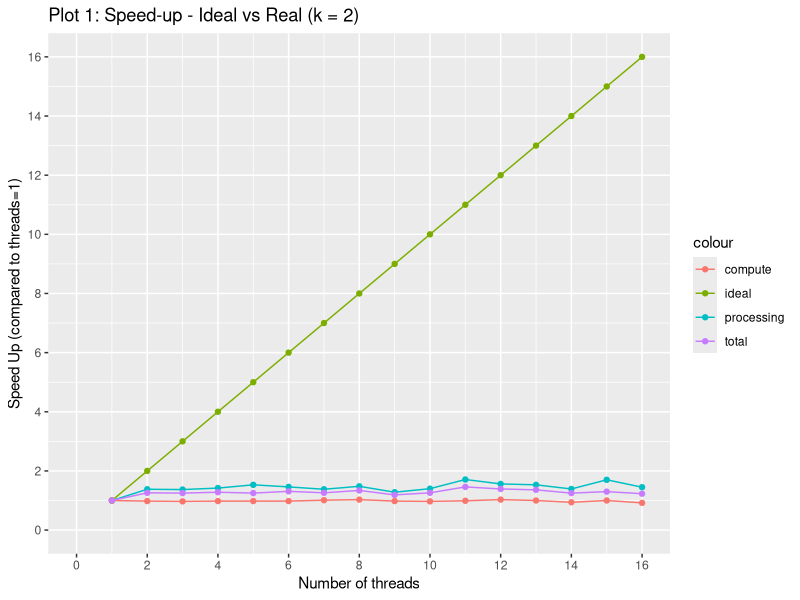
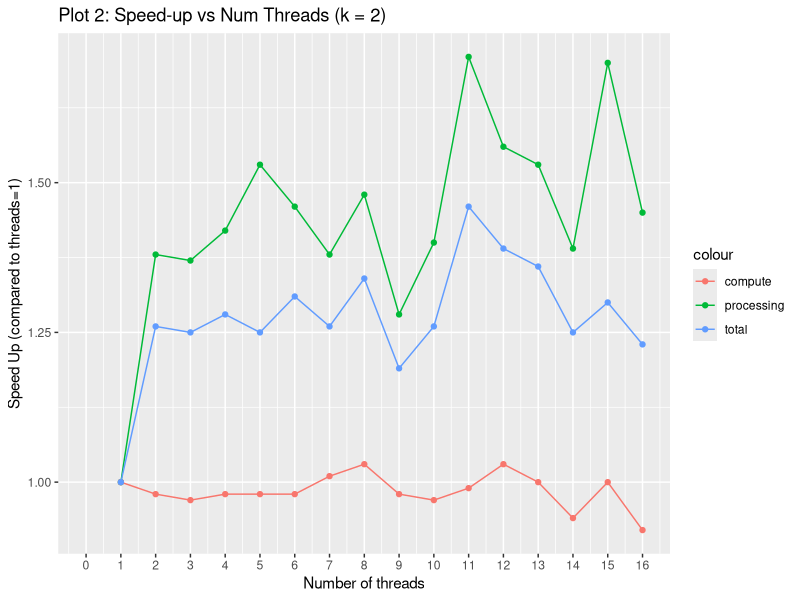
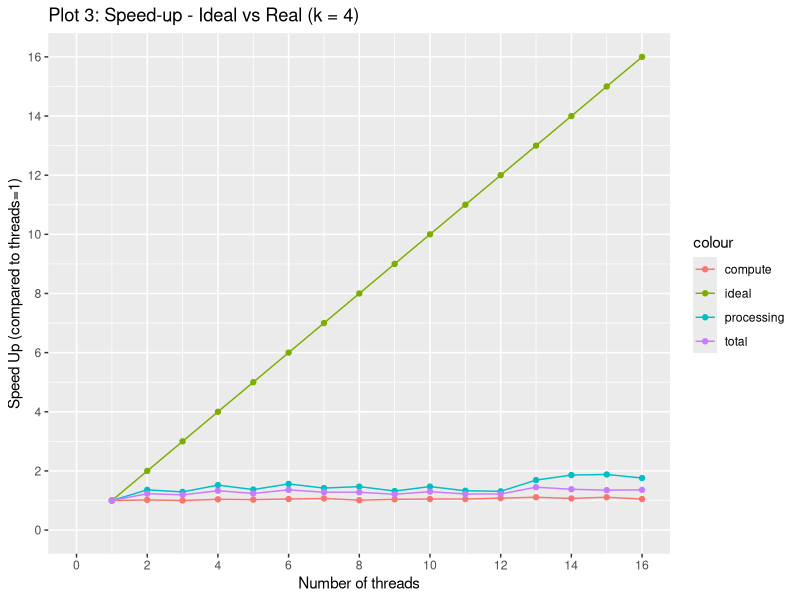
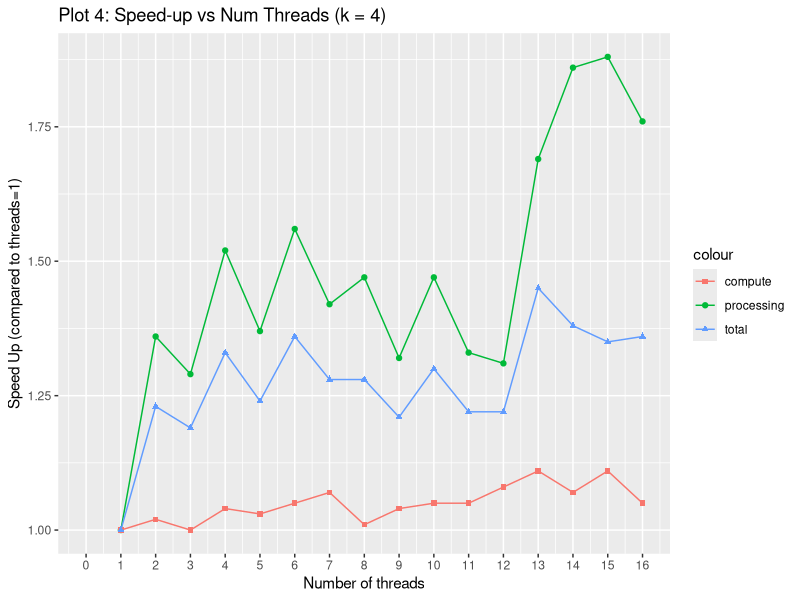
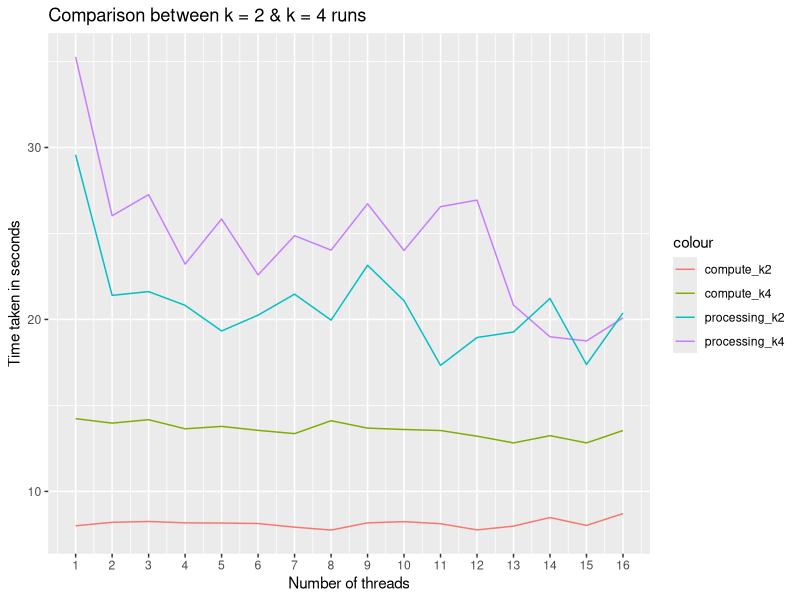

Write R code to recreate these figures, in order.
## ---- chunk 1
library(ggplot2)
performance_data_k2<-read.csv("output/results_kval_2_speed_up.csv")
knitr::kable(performance_data_k2)
## ---- chunk 2
ggplot(performance_data_k2, aes(x=num_threads, y=processing_speed_up, color="processing")) + 
  geom_line() + geom_point() +
  ylab("Speed Up (compared to threads=1)") + 
  xlab("Number of threads") + 
  scale_y_continuous(breaks=seq(0,16,2), limits = c(0,16)) + 
  scale_x_continuous(breaks=seq(0,16,2), limits = c(0,16)) +
  geom_line(aes(x=num_threads, y=num_threads, colour="ideal")) +
  geom_point(aes(x=num_threads, y=num_threads, colour="ideal")) +
  geom_line(aes(x=num_threads, y=compute_speed_up, colour="compute")) +
  geom_point(aes(x=num_threads, y=compute_speed_up, colour="compute")) +
  geom_line(aes(x=num_threads, y=total_speed_up, colour="total")) +
  geom_point(aes(x=num_threads, y=total_speed_up, colour="total")) +
  labs(title="Plot 1: Speed-up - Ideal vs Real (k = 2)")

ggplot(performance_data_k2, aes(x=num_threads, y=processing_speed_up, color="processing")) + 
  geom_line() + geom_point() +
  ylab("Speed Up (compared to threads=1)") + 
  xlab("Number of threads") + 
  scale_y_continuous(breaks=seq(0,3,0.25)) + 
  scale_x_continuous(breaks=seq(0,16,1), limits = c(0,16)) +
  geom_line(aes(x=num_threads, y=compute_speed_up, colour="compute")) +
  geom_point(aes(x=num_threads, y=compute_speed_up, colour="compute")) +
  geom_line(aes(x=num_threads, y=total_speed_up, colour="total")) +
  geom_point(aes(x=num_threads, y=total_speed_up, colour="total")) +
  labs(title="Plot 2: Speed-up vs Num Threads (k = 2)")
## ---- chunk 3
library(ggplot2)
performance_data_k4<-read.csv("output/results_kval_4_speed_up.csv")
knitr::kable(performance_data_k4)
ggplot(performance_data_k4, aes(x=num_threads, y=processing_speed_up, color="processing")) + 
  geom_line() + geom_point() +
  ylab("Speed Up (compared to threads=1)") + 
  xlab("Number of threads") + 
  scale_y_continuous(breaks=seq(0,16,2), limits = c(0,16)) + 
  scale_x_continuous(breaks=seq(0,16,2), limits = c(0,16)) +
  geom_line(aes(x=num_threads, y=num_threads, colour="ideal")) + 
  geom_point(aes(x=num_threads, y=num_threads, colour="ideal")) + 
  geom_line(aes(x=num_threads, y=compute_speed_up, colour="compute")) +
  geom_point(aes(x=num_threads, y=compute_speed_up, colour="compute")) +
  geom_line(aes(x=num_threads, y=total_speed_up, colour="total")) +
  geom_point(aes(x=num_threads, y=total_speed_up, colour="total")) +
  labs(title="Plot 3: Speed-up - Ideal vs Real (k = 4)")

ggplot(performance_data_k4, aes(x=num_threads, y=processing_speed_up, color="processing")) + 
  geom_line() + geom_point() +
  ylab("Speed Up (compared to threads=1)") + 
  xlab("Number of threads") + 
  scale_y_continuous(breaks=seq(0,3,0.25)) + 
  scale_x_continuous(breaks=seq(0,16,1), limits = c(0,16)) +
  geom_line(aes(x=num_threads, y=compute_speed_up, colour="compute")) +
  geom_point(aes(x=num_threads, y=compute_speed_up, colour="compute"), shape=15) +
  geom_line(aes(x=num_threads, y=total_speed_up, colour="total")) +
  geom_point(aes(x=num_threads, y=total_speed_up, colour="total"), shape=17) +
  labs(title="Plot 4: Speed-up vs Num Threads (k = 4)")
## ---- chunk 4
performance_data_k2<-read.csv("output/results_kval_2_speed_up.csv")
performance_data_k4<-read.csv("output/results_kval_4_speed_up.csv")
ggplot() + 
  geom_line(data=performance_data_k4, aes(x=num_threads, y=processing_avg_s, color="processing_k4")) +
  geom_point(color="red") +
  geom_line(data=performance_data_k4, aes(x=num_threads, y=compute_avg_s, color="compute_k4")) +
  ylab("Time taken in seconds") + 
  xlab("Number of threads") + 
  scale_x_continuous(breaks=seq(1,16,1), limits = c(1,16)) +
  geom_line(data=performance_data_k2, aes(x=num_threads, y=processing_avg_s, colour="processing_k2")) + 
  geom_line(data=performance_data_k2, aes(x=num_threads, y=compute_avg_s, colour="compute_k2")) + 
  labs(title="Comparison between k = 2 & k = 4 runs")
